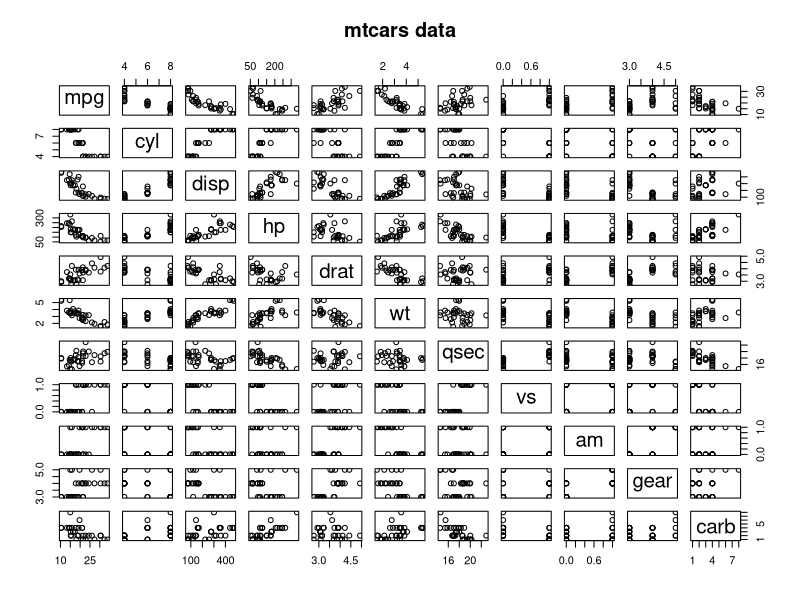
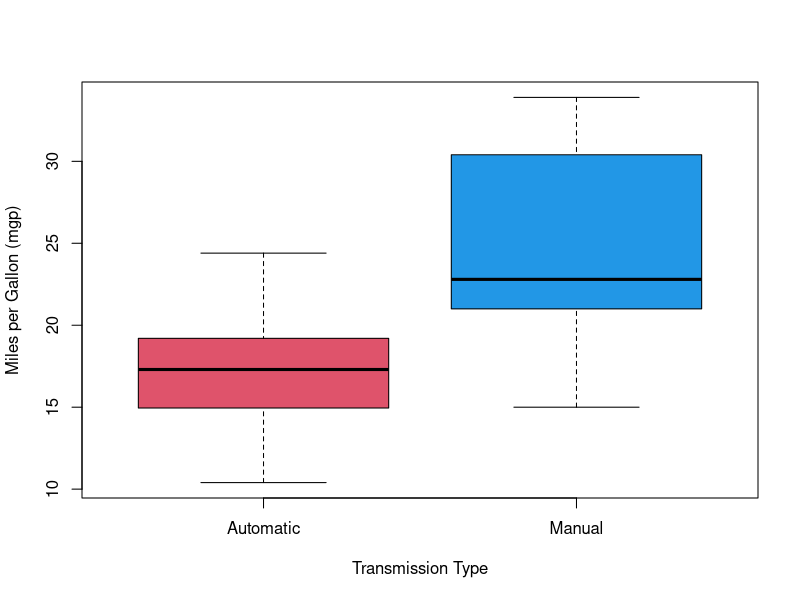
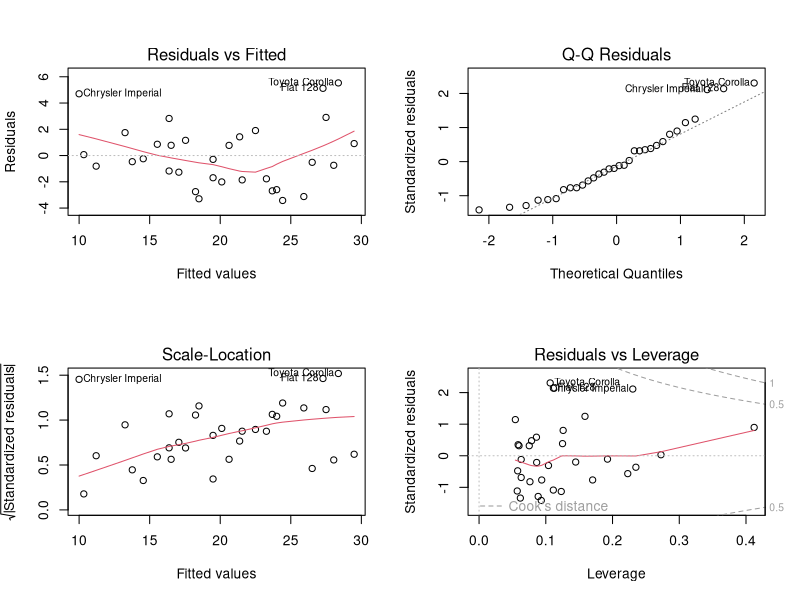

Here is the R script that generated these plots, in order:
## ---- chunk 1
knitr::opts_chunk$set(echo = TRUE)
## ---- chunk 2
t.test(mpg ~ am, data = mtcars)
## ---- chunk 3
fit <- lm(mpg~am, data=mtcars)
summary(fit)$r.squared
## ---- chunk 4
fit1 <- lm(mpg~am + wt, data = mtcars)
fit2 <- lm(mpg~am + wt + hp, data = mtcars)
fit3 <- lm(mpg~am + wt + hp + gear, data = mtcars)
fit4 <- lm(mpg~am + wt + hp + gear + disp, data = mtcars)
fit5 <- lm(mpg~am + wt + hp + gear + disp + carb, data = mtcars)
fit6 <- lm(mpg~am + wt + hp + gear + disp + carb + drat, data = mtcars)
anova(fit, fit1, fit2, fit3, fit4, fit5, fit6, test = "Chisq")
## ---- chunk 5
summary(fit2)$coefficients
## ---- chunk 6
summary(lm(formula = mpg ~ am + wt + hp, data = mtcars[-c(17,18,20),]))$r.squared
## ---- chunk 7
pairs(mtcars, main = "mtcars data")
## ---- chunk 8
boxplot(mpg~am, data = mtcars, col = c(2,4), ylab = "Miles per Gallon (mgp)", xlab = "Transmission Type", names = c("Automatic", "Manual"))
## ---- chunk 9
par(mfrow = c(2, 2))
plot(fit2)
